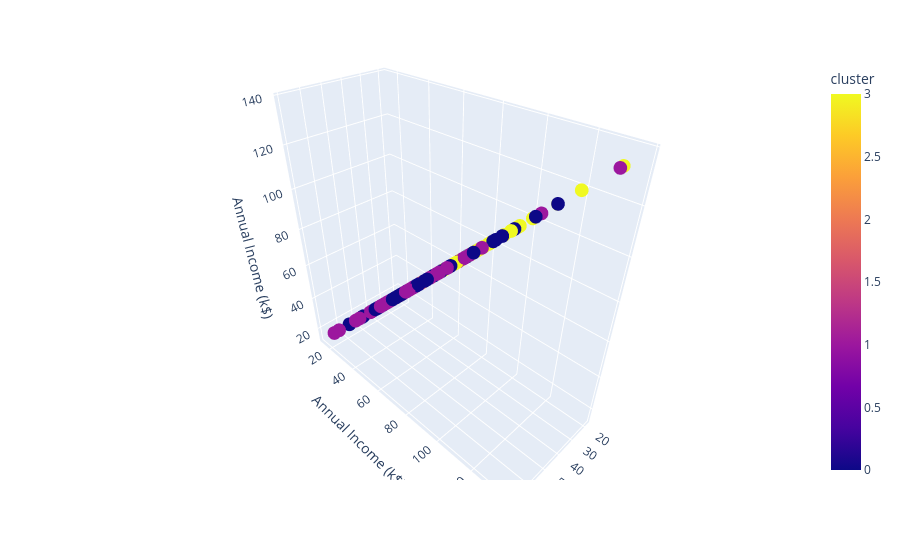

This figure's notebook cell:
### Code cell
fig= px.scatter_3d(
    df,
    x='Age',
    y='Annual Income (k$)',
    z= 'Annual Income (k$)',
    color= 'cluster'
)
fig.show()

### Figure 1 — Plotly figure (JSON) as saved in the notebook; plotly's stock layout.template omitted (floating-point values rounded to 4 significant figures; data arrays with more than 128 entries replaced by an {"elided": "..."} marker saying what was removed)
{"data": [{"hovertemplate": "Age=%{x}<br>Annual Income (k$)=%{z}<br>cluster=%{marker.color}<extra></extra>", "legendgroup": "", "marker": {"color": {"elided": "200 int values"}, "coloraxis": "coloraxis", "symbol": "circle"}, "mode": "markers", "name": "", "scene": "scene", "showlegend": false, "type": "scatter3d", "x": {"elided": "200 int values"}, "y": {"elided": "200 int values"}, "z": {"elided": "200 int values"}}], "layout": {"coloraxis": {"colorbar": {"title": {"text": "cluster"}}, "colorscale": [[0, "#0d0887"], [0.1111, "#46039f"], [0.2222, "#7201a8"], [0.3333, "#9c179e"], [0.4444, "#bd3786"], [0.5556, "#d8576b"], [0.6667, "#ed7953"], [0.7778, "#fb9f3a"], [0.8889, "#fdca26"], [1, "#f0f921"]]}, "legend": {"tracegroupgap": 0}, "margin": {"t": 60}, "scene": {"domain": {"x": [0, 1], "y": [0, 1]}, "xaxis": {"title": {"text": "Age"}}, "yaxis": {"title": {"text": "Annual Income (k$)"}}, "zaxis": {"title": {"text": "Annual Income (k$)"}}}}}
